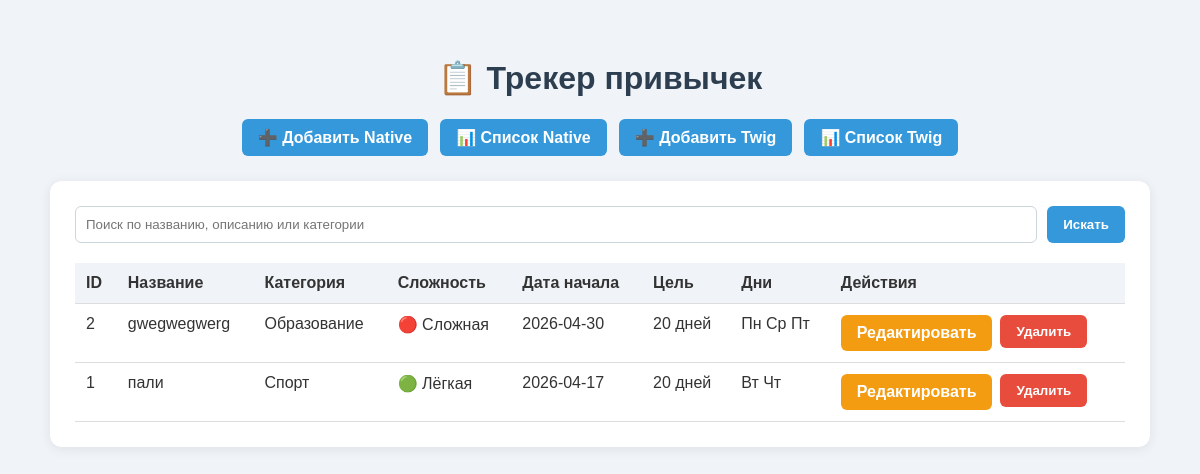
The app's page /index.php?page=list with its own data.
### tables this page shows
CREATE TABLE habits (
    id INTEGER PRIMARY KEY AUTOINCREMENT,
    name TEXT NOT NULL,
    description TEXT,
    category_id INTEGER NOT NULL,
    difficulty TEXT NOT NULL,
    start_date TEXT NOT NULL,
    goal_days INTEGER NOT NULL,
    days TEXT NOT NULL,
    created_at TEXT NOT NULL,
    FOREIGN KEY (category_id) REFERENCES categories(id)
);

CREATE TABLE categories (
    id INTEGER PRIMARY KEY AUTOINCREMENT,
    name TEXT NOT NULL UNIQUE
);

### src/functions.php (called while the page is built, shortened)
<?php
function getDifficulties(): array
{
    return [
        'easy' => '🟢 Лёгкая',
        'medium' => '🟡 Средняя',
        'hard' => '🔴 Сложная',
    ];
}
function getDayLabels(): array
{
    return [
        'mon' => 'Пн',
        'tue' => 'Вт',
        'wed' => 'Ср',
        'thu' => 'Чт',
        'fri' => 'Пт',
        'sat' => 'Сб',
        'sun' => 'Вс',
    ];
}
function getAllRecords(): array
{
    $pdo = Database::getConnection();
    $stmt = $pdo->query("
        SELECT habits.*, categories.name AS category_name
        FROM habits
        JOIN categories ON habits.category_id = categories.id
        ORDER BY habits.created_at DESC
    ");
    $records = $stmt->fetchAll();
    return $records;
}

### templates/list.php (the view, shortened to what this page needs)
<div class="card">
    <form class="search" method="get">
        <input
            type="text"
            name="q"
            placeholder="Поиск по названию, описанию или категории"
            value="<?= htmlspecialchars($_GET['q'] ?? '') ?>"
        >
        <button class="btn" type="submit">Искать</button>
    </form>
    <?php if (empty($records)): ?>
        <p>Записей пока нет.</p>
    <?php else: ?>
        <table>
            <thead>
            <tr>
                <th>ID</th>
                <th>Название</th>
                <th>Категория</th>
                <th>Сложность</th>
                <th>Дата начала</th>
                <th>Цель</th>
                <th>Дни</th>
                <th>Действия</th>
            </tr>
            </thead>
            <tbody>
            <?php foreach ($records as $record): ?>
                <tr>
                    <td><?= (int)$record['id'] ?></td>
                    <td><?= htmlspecialchars($record['name']) ?></td>
                    <td><?= htmlspecialchars($record['category_name']) ?></td>
                    <td><?= htmlspecialchars($difficulties[$record['difficulty']] ?? $record['difficulty']) ?></td>
                    <td><?= htmlspecialchars($record['start_date']) ?></td>
                    <td><?= (int)$record['goal_days'] ?> дней</td>
                    <td>
                        <?php foreach ($record['days'] as $day): ?>
                            <?= htmlspecialchars($dayLabels[$day] ?? $day) ?>
                        <?php endforeach; ?>
                    </td>
                    <td>
                        <div class="actions">
                            <a class="btn btn-warning" href="edit.php?id=<?= (int)$record['id'] ?>">
                                Редактировать
                            </a>
                            <form class="inline-form" method="post" action="delete.php" onsubmit="return confirm('Удалить запись?');">
                                <button class="btn btn-danger" type="submit">
                                    Удалить
                                </button>
                            </form>
                        </div>
                    </td>
                </tr>
            <?php endforeach; ?>
            </tbody>
        </table>
    <?php endif; ?>
</div>

### index.php (shortened to what this page needs)
<?php
require_once __DIR__ . '/src/functions.php';
$page = $_GET['page'] ?? 'create';
$difficulties = getDifficulties();
$dayLabels = getDayLabels();
if ($page === 'list') {
    $query = trim($_GET['q'] ?? '');
    $records = $query !== ''
        ? searchRecords($query)
        : getAllRecords();
    require __DIR__ . '/templates/layout.php';
    exit;
}
require __DIR__ . '/templates/layout.php';

### templates/layout.php (shortened to what this page needs)
<!DOCTYPE html>
<html lang="ru">
<head>
</head>
<body>
<div class="container">
    <h1>📋 Трекер привычек</h1>
    <nav>
        <a href="index.php">➕ Добавить Native</a>
        <a href="index.php?page=list">📊 Список Native</a>
        <a href="index.php?view=twig">➕ Добавить Twig</a>
        <a href="index.php?page=list&view=twig">📊 Список Twig</a>
    </nav>
    <?php require $content; ?>
</div>
</body>
</html>

### templates/layout.php (style rules this page uses)
body { font-family: Arial, sans-serif; background: #f0f4f8; padding: 30px; color: #333; }
.container { max-width: 1100px; margin: 0 auto; }
h1 { text-align: center; color: #2c3e50; }
nav { display: flex; gap: 12px; justify-content: center; margin-bottom: 25px; flex-wrap: wrap; }
nav a, .btn { padding: 9px 16px; border-radius: 6px; background: #3498db; color: white; text-decoration: none; border: none; cursor: pointer; font-weight: bold; display: inline-block; }
.btn-danger { background: #e74c3c; }
.btn-warning { background: #f39c12; }
.card { background: white; padding: 25px; border-radius: 12px; box-shadow: 0 2px 12px rgba(0,0,0,0.08); }
input, textarea, select { width: 100%; padding: 10px; border: 1px solid #ccd6dd; border-radius: 6px; }
table { width: 100%; border-collapse: collapse; }
th, td { padding: 11px; border-bottom: 1px solid #ddd; text-align: left; vertical-align: top; }
th { background: #f0f4f8; }
.actions { display: flex; gap: 8px; flex-wrap: wrap; }
.search { display: flex; gap: 10px; margin-bottom: 20px; }
.search input { flex: 1; }
.inline-form { display: inline; }

### records on screen
habits: id "2", name "gwegwegwerg", category.name "Образование", difficulty "🔴 Сложная", start_date "2026-04-30", goal_days "20", day "Пн", day "Ср", day "Пт"
habits: id "1", name "пали", category.name "Спорт", difficulty "🟢 Лёгкая", start_date "2026-04-17", goal_days "20", day "Вт", day "Чт"
